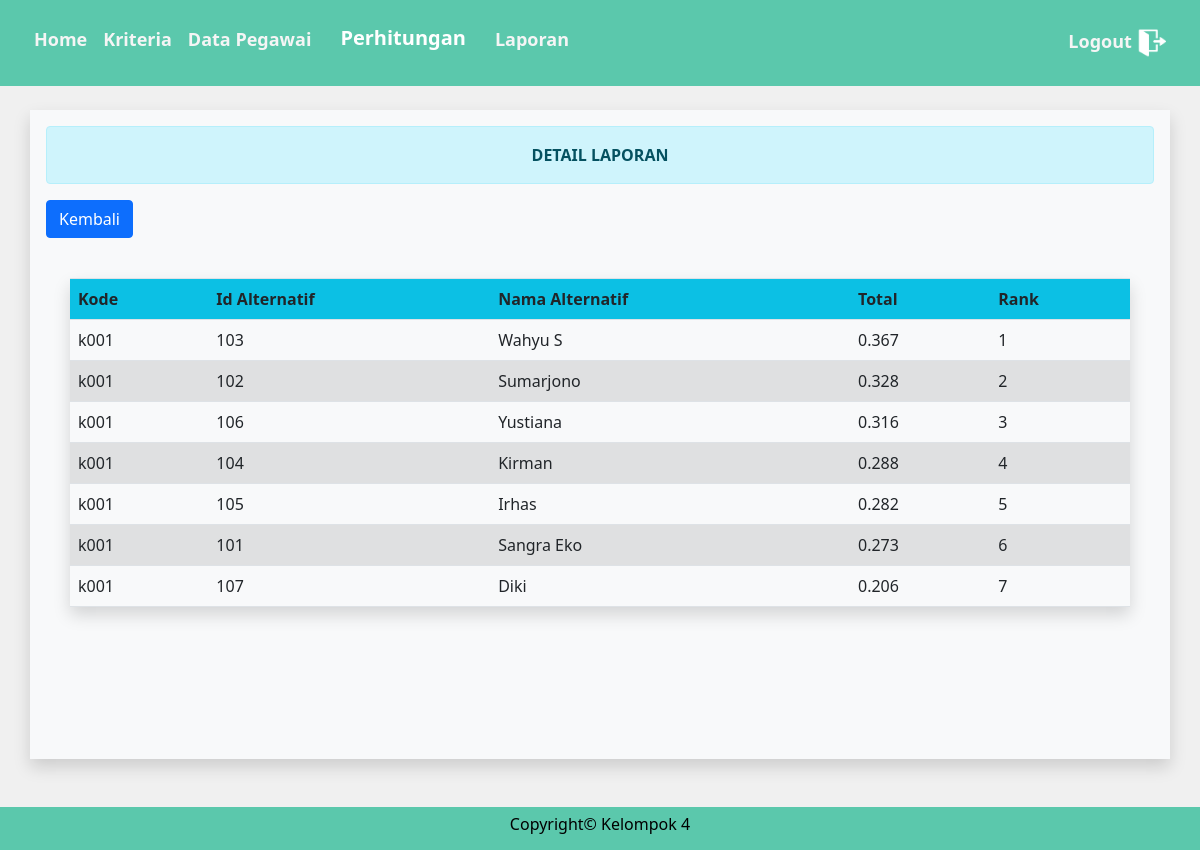
The page /admin/detail_laporan.php?kode=k001 (signed in) on the database its author committed.
### tables this page shows
CREATE TABLE `nilai` (
  `id` int(11) NOT NULL,
  `kode_hasil` varchar(20) NOT NULL,
  `id_alternatif` varchar(25) NOT NULL,
  `nama_alternatif` varchar(80) NOT NULL,
  `total` varchar(20) NOT NULL
);

### functions.php (called while the page is built, shortened)
<?php
$con = mysqli_connect("localhost", "root", "root", "spkmoora");
function query($query)
{
	global $con;
	$data = mysqli_query($con, $query);
	$rows = [];
	while ($row = mysqli_fetch_assoc($data)) {
		$rows[] = $row;
	}
	return $rows;
}

### admin/detail_laporan.php (the view, shortened to what this page needs)
<?php
require '../functions.php';
$kode = $_GET['kode'];
$data = query("SELECT * FROM nilai WHERE kode_hasil = '$kode' ORDER BY total DESC ");
?>
<!doctype html>
<html lang="en">
<head>
  <link rel="stylesheet" type="text/css" href="../bootstrap/css/bootstrap.min.css">
  <link href="https://cdn.jsdelivr.net/npm/bootstrap@5.1.1/dist/css/bootstrap.min.css" rel="stylesheet">
</head>
<body bgcolor="f0f0f0">
  <form method="post" action="perhitungan.php">
    <nav class="navbar navbar-expand-lg navbar-dark" style="background-color: #5bc8ac;">
      <div class="collapse navbar-collapse" id="navbarNavAltMarkup">
        <div class="navbar-nav" style="margin: 10px;">
          <a class="nav-link active" href="index.php">
            <font size="4"><b>Home</b> </font><span class="sr-only">(current)</span>
          </a>
          <a class="nav-link" href="data_kriteria.php">
            <font size="4"><b>Kriteria</b></font>
          </a>
          <a class="nav-link" href="data_pegawai.php">
            <font size="4"><b>Data Pegawai</b></font>
          </a>
          <a class="nav-link" href="#">
            <font size="4"><b><button type="submit" name="perhitungan" class="btn btn" style="font-size: 20px; margin-top: -10px; color: #fff;"><b>Perhitungan</b></button></b></font>
          </a>
          <a class="nav-link" href="laporan.php">
            <font size="4"><b>Laporan</b></font>
          </a>
        </div>
        <div class="navbar-nav ms-auto" style="margin: 10px;">
          <a class="log nav-link m-auto" href="../logout.php">
            <font size="4"><b>Logout</b></font>
            <img src="../img/logout.png" width="30">
          </a>
        </div>
    </nav>
  </form>
  <br>
  <div class="container bg-light shadow p-3 mb-5">
    <div class="alert alert-info">
      <center><b>DETAIL LAPORAN</b></center>
    </div>
    <a href="laporan.php" class="btn btn-primary mb-3">Kembali</a>
    <div class="table-responsive p-4">
      <table class="table table-striped shadow">
        <tr class="bg-info">
          <th>Kode</th>
          <th>Id Alternatif</th>
          <th>Nama Alternatif</th>
          <th>Total</th>
          <th>Rank</th>
        </tr>
        <?php $i = 1; ?>
        <?php foreach ($data as $detail_data) { ?>
          <tr>
            <td><?= $detail_data['kode_hasil']; ?></td>
            <td><?= $detail_data['id_alternatif']; ?></td>
            <td><?= $detail_data['nama_alternatif']; ?></td>
            <td><?= $detail_data['total']; ?></td>
            <td><?= $i++ ?></td>
          </tr>
        <?php } ?>
      </table>
    </div>
  </div>
  <div class="col-md-12" style="background-color: #5bc8ac;">
    <div class="copyright">
      <h6 style="color: #000;">Copyright&copy; Kelompok 4</h6>
    </div>
  </div>
</body>
</html>

### admin/detail_laporan.php (style rules this page uses)
body { background-color: #f0f0f0; }
.container { min-height: calc(100vh - 211px - -60px); }
.col-md-12 { padding: 8px; }
.copyright { text-align: center; color: #CDD0D4 }
a font { color: whitesmoke; }

### rows shown on the page
nilai: kode_hasil "k001", id_alternatif "103", nama_alternatif "Wahyu S", total "0.367"
nilai: kode_hasil "k001", id_alternatif "102", nama_alternatif "Sumarjono", total "0.328"
nilai: kode_hasil "k001", id_alternatif "106", nama_alternatif "Yustiana", total "0.316"
nilai: kode_hasil "k001", id_alternatif "104", nama_alternatif "Kirman", total "0.288"
nilai: kode_hasil "k001", id_alternatif "105", nama_alternatif "Irhas", total "0.282"
nilai: kode_hasil "k001", id_alternatif "101", nama_alternatif "Sangra Eko", total "0.273"
nilai: kode_hasil "k001", id_alternatif "107", nama_alternatif "Diki", total "0.206"
